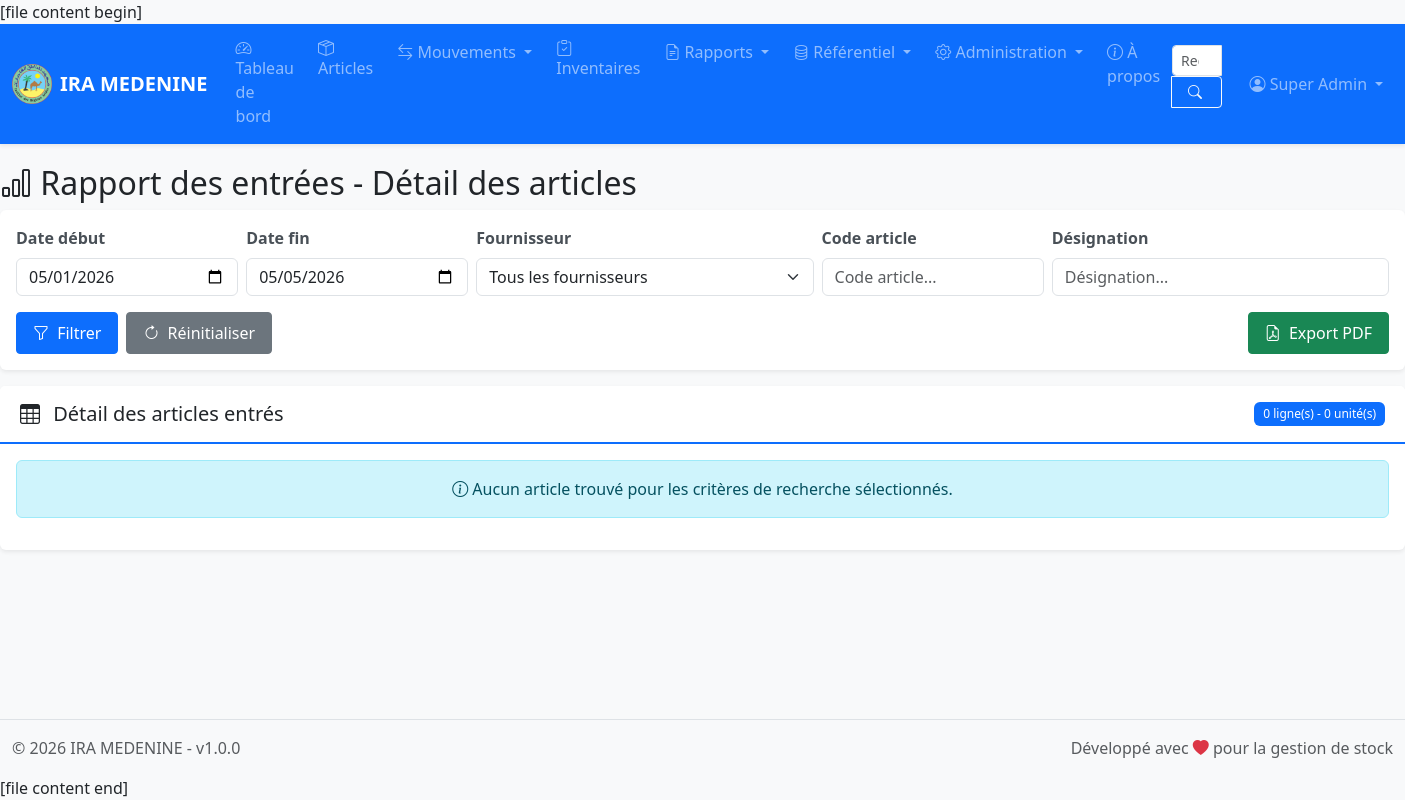
The app's page /pages/rapports/entrees.php (signed in) with its own data.
### tables this page shows
CREATE TABLE IF NOT EXISTS `parametres` (
  `id` int NOT NULL AUTO_INCREMENT,
  `nom_etablissement` varchar(255) NOT NULL,
  `logo` varchar(255) DEFAULT NULL,
  `adresse` text,
  `tel_fixe` varchar(20) DEFAULT NULL,
  `tel_mobile` varchar(20) DEFAULT NULL,
  `fax` varchar(20) DEFAULT NULL,
  `email` varchar(100) DEFAULT NULL,
  `site_web` varchar(50) NOT NULL,
  `created_at` timestamp NOT NULL DEFAULT CURRENT_TIMESTAMP,
  `updated_at` timestamp NOT NULL DEFAULT CURRENT_TIMESTAMP ON UPDATE CURRENT_TIMESTAMP,
  PRIMARY KEY (`id`)
);

### classes/Database.php (called while the page is built, shortened)
<?php
class Database {
    private static $instance = null;
    private $connection;
    private $stmt;
    private function __construct() {
        try {
            $dsn = "mysql:host=" . DB_HOST . ";dbname=" . DB_NAME . ";charset=" . DB_CHARSET;
            $options = [
                PDO::ATTR_ERRMODE => PDO::ERRMODE_EXCEPTION,
                PDO::ATTR_DEFAULT_FETCH_MODE => PDO::FETCH_ASSOC,
                PDO::ATTR_EMULATE_PREPARES => true,
                PDO::ATTR_PERSISTENT => true,
                PDO::MYSQL_ATTR_INIT_COMMAND => "SET NAMES " . DB_CHARSET
            ];
            $this->connection = new PDO($dsn, DB_USER, DB_PASS, $options);
        } catch (PDOException $e) {
            die("Erreur de connexion à la base de données: " . $e->getMessage());
        }
    }
    public static function getInstance() {
        if (self::$instance === null) {
            self::$instance = new self();
        }
        return self::$instance;
    }
    public function getConnection() {
        return $this->connection;
    }
    public function prepare($sql) {
        $this->stmt = $this->connection->prepare($sql);
        return $this;
    }
    public function fetchAll() {
        $this->stmt->execute();
        return $this->stmt->fetchAll();
    }
    public function fetch() {
        $this->stmt->execute();
        return $this->stmt->fetch();
    }
}

### config/config.php (called while the page is built, shortened)
<?php
spl_autoload_register(function ($class) {
    $class_file = ROOT_PATH . '/classes/' . $class . '.php';
});

### classes/Auth.php (called while the page is built, shortened)
<?php
class Auth {
    private $db;
    public function __construct() {
        $this->db = Database::getInstance();
    }
    public function isLoggedIn() {
        if (isset($_SESSION['user_id']) && isset($_SESSION['last_activity'])) {
            return true;
        }
        return false;
    }
    public function getUser() {
        if ($this->isLoggedIn()) {
            return [
                'id' => $_SESSION['user_id'],
                'login' => $_SESSION['user_login'],
                'nom' => $_SESSION['user_nom'],
                'prenom' => $_SESSION['user_prenom'],
                'mail' => $_SESSION['user_mail'],
                'role_id' => $_SESSION['user_role_id'],
                'role_name' => $_SESSION['user_role_name']
            ];
        }
        return null;
    }
    public function isAdmin() {
        return isset($_SESSION['user_role_name']) && $_SESSION['user_role_name'] === 'admin';
    }
    public function hasPermission($module, $action) {
        if ($this->isAdmin()) {
            return true;
        }
        $sql = "SELECT COUNT(*) as count
                FROM role_permissions rp
                INNER JOIN permissions p ON rp.permission_id = p.id
                WHERE rp.role_id = :role_id
                AND p.module = :module
                AND p.action = :action";
        $this->db->prepare($sql);
        $this->db->bind(':role_id', $_SESSION['user_role_id']);
        $this->db->bind(':module', $module);
        $this->db->bind(':action', $action);
        $result = $this->db->fetch();
        return $result['count'] > 0;
    }
}

### pages/rapports/entrees.php (the view, shortened to what this page needs)
<?php
require_once __DIR__ . '/../../includes/header.php';
$auth->requirePermission('rapports', 'view');
$db = Database::getInstance();
$date_debut = $_GET['date_debut'] ?? date('Y-m-01');
$date_fin = $_GET['date_fin'] ?? date('Y-m-d');
$code_article = $_GET['code_article'] ?? '';
$designation = $_GET['designation'] ?? '';
$sql_detail = "SELECT e.id as entree_id, e.date, f.nom_complet as fournisseur,
                      le.code_article, le.designation, le.qte_entree
               FROM entrees e
               INNER JOIN fournisseurs f ON e.fournisseur_id = f.id
               INNER JOIN ligne_entrees le ON e.id = le.entree_id
               WHERE e.date BETWEEN :date_debut AND :date_fin";
$params_detail = [':date_debut' => $date_debut, ':date_fin' => $date_fin];
$sql_detail .= " ORDER BY e.date DESC, le.code_article";
$stmt_detail = $db->getConnection()->prepare($sql_detail);
foreach ($params_detail as $key => $value) {
    $stmt_detail->bindValue($key, $value);
}
$stmt_detail->execute();
$lignes_detail = $stmt_detail->fetchAll();
$total_qte_detail = 0;
$total_articles_detail = count($lignes_detail);
?>
<?php require_once __DIR__ . '/../../includes/navbar.php'; ?>
<div class="container-fluid main-container">
    <h2><i class="bi bi-bar-chart"></i> Rapport des entrées - Détail des articles</h2>
    <form method="GET" class="card mb-3">
        <div class="card-body">
            <div class="row g-2">
                <div class="col-md-2">
                    <label class="form-label">Date début</label>
                    <input type="date" class="form-control" name="date_debut" value="<?php echo $date_debut; ?>">
                </div>
                <div class="col-md-2">
                    <label class="form-label">Date fin</label>
                    <input type="date" class="form-control" name="date_fin" value="<?php echo $date_fin; ?>">
                </div>
                <div class="col-md-3">
                    <label class="form-label">Fournisseur</label>
                    <select class="form-select" name="fournisseur_id">
                        <option value="">Tous les fournisseurs</option>
                    </select>
                </div>
                <div class="col-md-2">
                    <label class="form-label">Code article</label>
                    <input type="text" class="form-control" name="code_article" value="<?php echo htmlspecialchars($code_article); ?>"
                           placeholder="Code article...">
                </div>
                <div class="col-md-3">
                    <label class="form-label">Désignation</label>
                    <input type="text" class="form-control" name="designation" value="<?php echo htmlspecialchars($designation); ?>"
                           placeholder="Désignation...">
                </div>
            </div>
            <div class="row mt-3">
                <div class="col-md-6 d-flex align-items-end">
                    <div class="d-grid gap-2 d-md-flex">
                        <button type="submit" class="btn btn-primary">
                            <i class="bi bi-funnel"></i> Filtrer
                        </button>
                        <a href="entrees.php" class="btn btn-secondary">
                            <i class="bi bi-arrow-clockwise"></i> Réinitialiser
                        </a>
                    </div>
                </div>
                <div class="col-md-6 d-flex align-items-end justify-content-end">
                    <div class="d-grid gap-2 d-md-flex">
                        <a href="export_entree_detail_pdf.php?<?php echo http_build_query($_GET); ?>"
                           class="btn btn-success" target="_blank">
                            <i class="bi bi-file-earmark-pdf"></i> Export PDF
                        </a>
                    </div>
                </div>
            </div>
        </div>
    </form>
    <div class="card">
        <div class="card-header d-flex justify-content-between align-items-center">
            <h5 class="mb-0"><i class="bi bi-table"></i> Détail des articles entrés</h5>
            <span class="badge bg-primary">
                <?php echo $total_articles_detail; ?> ligne(s) - <?php echo number_format($total_qte_detail, 0, '', ' '); ?> unité(s)
            </span>
        </div>
        <div class="card-body">
            <?php if (empty($lignes_detail)): ?>
                <div class="alert alert-info text-center">
                    <i class="bi bi-info-circle"></i> Aucun article trouvé pour les critères de recherche sélectionnés.
                </div>
            <?php endif; ?>
        </div>
    </div>
</div>
<?php require_once __DIR__ . '/../../includes/footer.php'; ?>

### includes/navbar.php (shortened to what this page needs)
<nav class="navbar navbar-expand-lg navbar-dark bg-primary sticky-top">
    <div class="container-fluid">
        <a class="navbar-brand d-flex align-items-center" href="<?php echo BASE_URL; ?>/index.php">
            <?php if (!empty($parametres['logo'])): ?>
                <img src="<?php echo BASE_URL; ?>/uploads/logo/<?php echo htmlspecialchars($parametres['logo']); ?>" alt="Logo" height="40" class="me-2" style="object-fit:contain;">
            <?php endif; ?>
            <span class="fw-bold"><?php echo htmlspecialchars($parametres['nom_etablissement'] ?? APP_NAME); ?></span>
        </a>
        <div class="collapse navbar-collapse" id="navbarMain">
            <ul class="navbar-nav me-auto mb-2 mb-lg-0">
                <li class="nav-item">
                    <a class="nav-link <?php echo basename($_SERVER['PHP_SELF']) == 'index.php' ? 'active' : ''; ?>" href="<?php echo BASE_URL; ?>/index.php">
                        <i class="bi bi-speedometer2"></i> Tableau de bord
                    </a>
                </li>
                <?php if ($auth->hasPermission('articles', 'view')): ?>
                <li class="nav-item">
                    <a class="nav-link <?php echo strpos($_SERVER['PHP_SELF'], 'articles') !== false ? 'active' : ''; ?>" href="<?php echo BASE_URL; ?>/pages/articles/index.php">
                        <i class="bi bi-box-seam"></i> Articles
                    </a>
                </li>
                <?php endif; ?>
                <?php if ($auth->hasPermission('entrees', 'view') || $auth->hasPermission('sorties', 'view') || $auth->hasPermission('retours', 'view')): ?>
                <li class="nav-item dropdown">
                    <a class="nav-link dropdown-toggle" href="#" id="navbarMouvements" role="button" data-bs-toggle="dropdown" aria-expanded="false">
                        <i class="bi bi-arrow-left-right"></i> Mouvements
                    </a>
                </li>
                <?php endif; ?>
                <?php if ($auth->hasPermission('inventaires', 'view')): ?>
                <li class="nav-item">
                    <a class="nav-link <?php echo strpos($_SERVER['PHP_SELF'], 'inventaires') !== false ? 'active' : ''; ?>" href="<?php echo BASE_URL; ?>/pages/inventaires/index.php">
                        <i class="bi bi-clipboard-check"></i> Inventaires
                    </a>
                </li>
                <?php endif; ?>
                <?php if ($auth->hasPermission('rapports', 'view')): ?>
                <li class="nav-item dropdown">
                    <a class="nav-link dropdown-toggle" href="#" id="navbarRapports" role="button" data-bs-toggle="dropdown" aria-expanded="false">
                        <i class="bi bi-file-earmark-text"></i> Rapports
                    </a>
                </li>
                <?php endif; ?>
                <?php if ($auth->hasPermission('services', 'view') || $auth->hasPermission('employes', 'view') || $auth->hasPermission('fournisseurs', 'view') || $auth->hasPermission('equipes', 'view')): ?>
                <li class="nav-item dropdown">
                    <a class="nav-link dropdown-toggle" href="#" id="navbarReferentiel" role="button" data-bs-toggle="dropdown" aria-expanded="false">
                        <i class="bi bi-database"></i> Référentiel
                    </a>
                </li>
                <?php endif; ?>
                <?php if ($auth->isAdmin()): ?>
                <li class="nav-item dropdown">
                    <a class="nav-link dropdown-toggle" href="#" id="navbarAdmin" role="button" data-bs-toggle="dropdown" aria-expanded="false">
                        <i class="bi bi-gear"></i> Administration
                    </a>
                </li>
                <?php endif; ?>
                <li class="nav-item">
                    <a class="nav-link" href="<?php echo BASE_URL; ?>/pages/apropos/index.php">
                        <i class="bi bi-info-circle"></i> À propos
                    </a>
                </li>
            </ul>
            <form class="d-flex me-3" action="<?php echo BASE_URL; ?>/pages/search.php" method="GET">
                <div class="input-group">
                    <input class="form-control form-control-sm" type="search" placeholder="Rechercher..." aria-label="Rechercher" name="q" required>
                    <button class="btn btn-outline-light btn-sm" type="submit"><i class="bi bi-search"></i></button>
                </div>
            </form>
            <ul class="navbar-nav">
                <li class="nav-item dropdown">
                    <a class="nav-link dropdown-toggle" href="#" id="navbarUser" role="button" data-bs-toggle="dropdown" aria-expanded="false">
                        <i class="bi bi-person-circle"></i> <?php echo $current_user['prenom'] . ' ' . $current_user['nom']; ?>
                    </a>
                </li>
            </ul>
        </div>
    </div>
</nav>

### includes/footer.php (shortened to what this page needs)
    <footer class="footer mt-auto py-3 bg-light border-top">
        <div class="container-fluid">
            <div class="row">
                <div class="col-md-6 text-muted">
                    &copy; <?php echo date('Y'); ?> <?php echo $parametres['nom_etablissement'] ?? APP_NAME; ?> - v<?php echo APP_VERSION; ?>
                </div>
                <div class="col-md-6 text-end text-muted">
                    Développé avec <i class="bi bi-heart-fill text-danger"></i> pour la gestion de stock
                </div>
            </div>
        </div>
    </footer>
</body>
</html>

### assets/css/style.css (style rules this page uses)
:root { --primary-color: #0d6efd; --secondary-color: #6c757d; --success-color: #198754; --danger-color: #dc3545; --warning-color: #ffc107; --info-color: #0dcaf0; }
body { min-height: 100vh; display: flex; flex-direction: column; font-family: 'Segoe UI', Tahoma, Geneva, Verdana, sans-serif; background-color: #f8f9fa; }
.main-container { flex: 1; padding: 20px 0; }
.card { border: none; box-shadow: 0 0.125rem 0.25rem rgba(0, 0, 0, 0.075); margin-bottom: 1.5rem; transition: none; transform: none; animation: none; }
.card-header { background-color: #fff; border-bottom: 2px solid var(--primary-color); font-weight: 600; padding: 1rem 1.25rem; }
.card-header i { margin-right: 0.5rem; }
.badge { padding: 0.5em 0.75em; font-weight: 500; }
.btn { font-weight: 500; padding: 0.5rem 1rem; border-radius: 0.25rem; transition: all 0.2s; }
.btn i { margin-right: 0.25rem; }
.btn-sm i { margin-right: 0.15rem; }
.form-label { font-weight: 600; color: #495057; margin-bottom: 0.5rem; }
.navbar { box-shadow: 0 0.125rem 0.25rem rgba(0, 0, 0, 0.075); }
.navbar-brand img { transition: transform 0.2s; }
.navbar-nav .nav-link { padding: 0.5rem 1rem; transition: background-color 0.2s; border-radius: 0.25rem; margin: 0 0.25rem; }
.footer { margin-top: auto; background-color: #f8f9fa; }

### records on screen
parametres: logo (picture), nom_etablissement "IRA MEDENINE"

### other values on screen
$current_user['prenom'] "Super"
$current_user['nom'] "Admin"
$total_articles_detail "0"
$total_qte_detail "0"
APP_VERSION "1.0.0"
